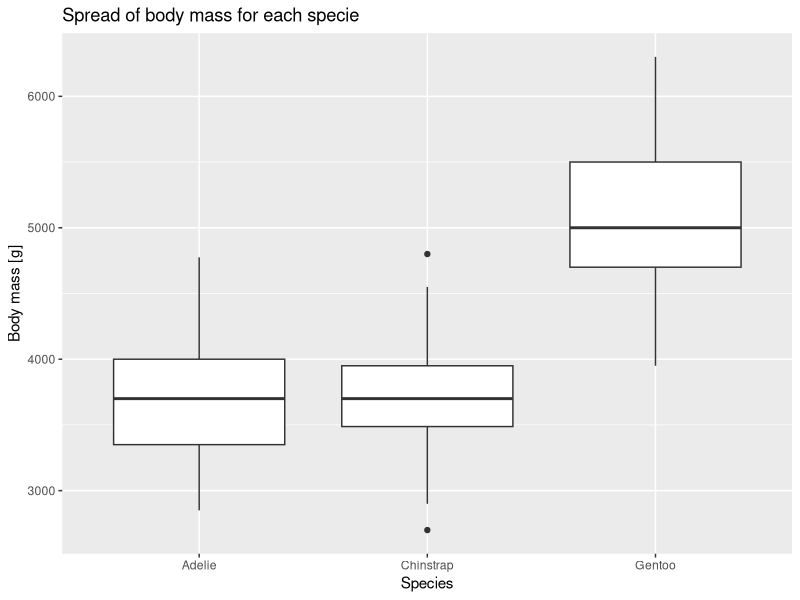
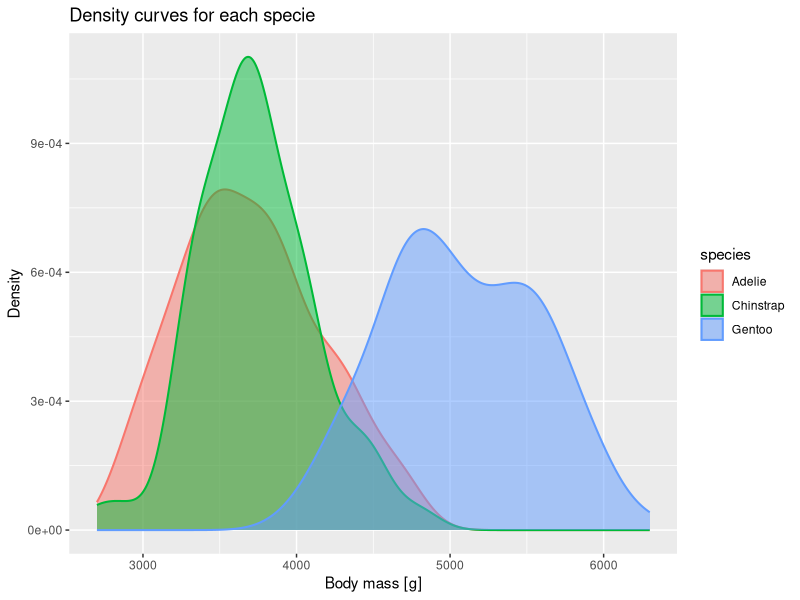

Write the R code that produced these figures, in order.
## ---- chunk 1
library(tidyverse)
library(palmerpenguins)
library(ggthemes)
## ---- chunk 2
ggplot(penguins, aes(x = species, y = body_mass_g)) +
  geom_boxplot() +
  labs(
    title = "Spread of body mass for each specie", 
    x = "Species", 
    y = "Body mass [g]"
  )
## ---- chunk 3
ggplot(penguins, aes(x = body_mass_g, color = species, fill = species)) +
  geom_density(alpha = 0.5, linewidth = 0.7) + 
  labs(
    title = "Density curves for each specie", 
    x = "Body mass [g]", 
    y = "Density"
  )
